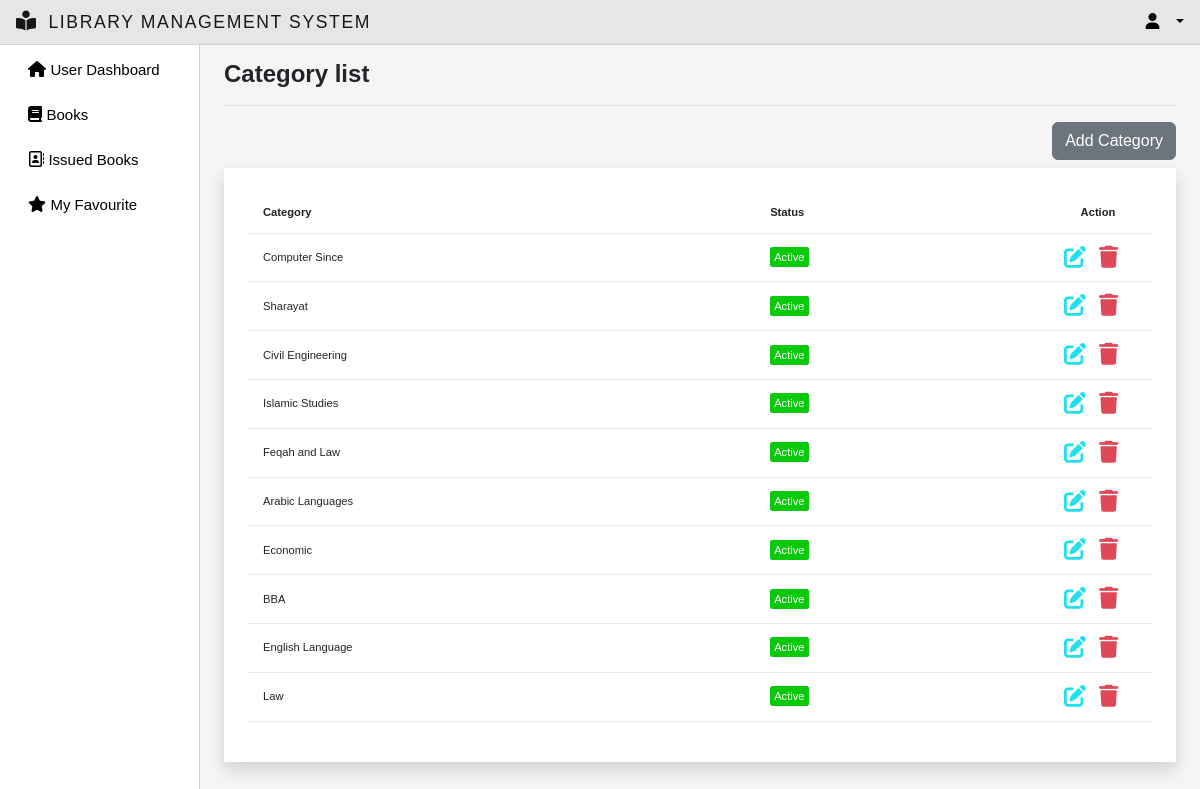
Before: /category/ with the older database file.
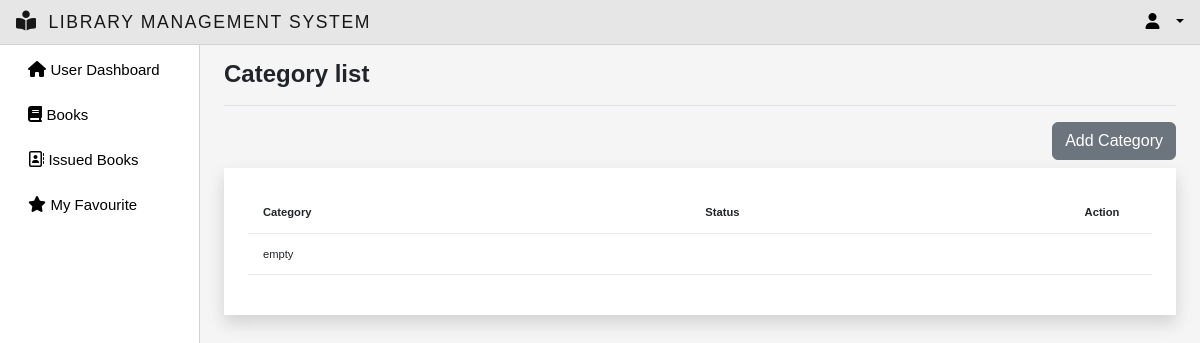
After: the same page with the newer database file.
### myapp/models.py (models this page shows, shortened)
class Category(models.Model):
    name = models.CharField(max_length=200)
    status = models.BooleanField(default=True)
    @property
    def status_name(self):
        return "Active" if self.status else "Inactive"

### myapp/views.py (the view)
# urls.py: path('category/',views.categorylist, name="category-list"),
def categorylist(request):
    category = Category.objects.all()
    context={'category':category}
    return render(request,'category_list.html',context)

### myapp/templates/category_list.html (shortened to what this page needs)
{% extends 'main.html' %}
{% block title %}Category list{% endblock title %}
{% block content %}
    <div class="text-end mb-2 ">
        <a href="{% url 'add_category' %}" class="add-category btn btn-secondary">Add Category</a>
    </div>
  <div class="p-4 shadow bg-white ">
	<table class="table table-font-size table-hover " >
	    <thead>
            <tr>
              <th>Category</th>
              <th>Status</th>
              <th class="text-center">Action</th>
            </tr>
          </thead>
		<tbody>
            {% if category %}
                {% for i in category %}
                    <tr>
                        <td>{{i.name}}</td>
                        {% if i.status %}
                        <td><span class="green">{{i.status_name}}</span></td>
                        {% else %}
                        <td><span class="red">{{i.status_name}}</span></td>
                        {% endif %}
                        <td style="width: 108px;">
                            <a href="{% url 'update-category' i.id %}" class="edit" data-toggle="modal"><i class="fa-solid fa-pen-to-square "></i></a>
                            <a href="{% url 'delete-category' i.id %}" onclick="return confirm('Do you really want to delete this Category?');"><i class="fa-solid fa-trash text-danger" data-toggle="tooltip" title="delete"></i></a>
                        </td>
                    </tr>
                {% endfor %}
            {% else %}
                <tr>
                    <td colspan="3">empty</td>
                </tr>
            {% endif %}
		</tbody>
	</table>
</div>
{% endblock content %}

Changed rows visible on the page:
removed Category: name "Computer Since", status_name "Active"
removed Category: name "Sharayat", status_name "Active"
removed Category: name "Civil Engineering", status_name "Active"
removed Category: name "Islamic Studies", status_name "Active"
removed Category: name "Feqah and Law", status_name "Active"
removed Category: name "Arabic Languages", status_name "Active"
removed Category: name "Economic", status_name "Active"
removed Category: name "BBA", status_name "Active"
removed Category: name "English Language", status_name "Active"
removed Category: name "Law", status_name "Active"
Other visible differences:
text now shown: "empty"
